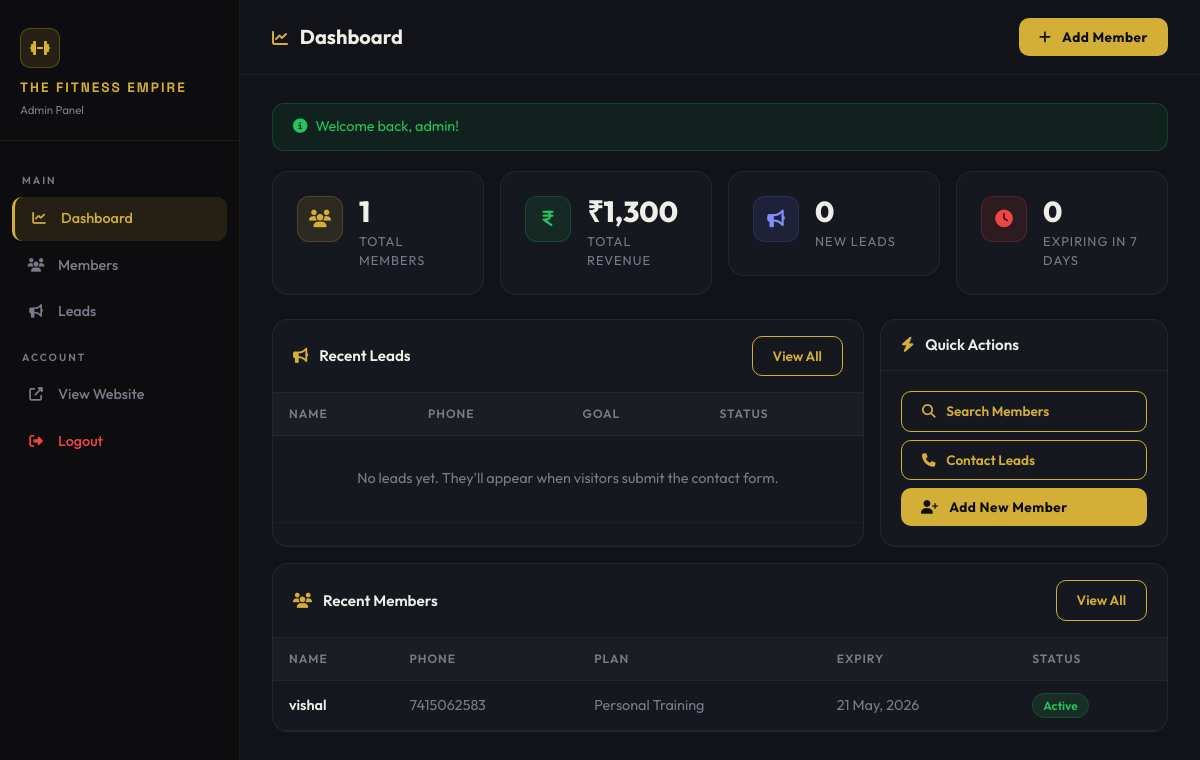
/admin/index.php (signed in), run on an earlier commit of the app's database.
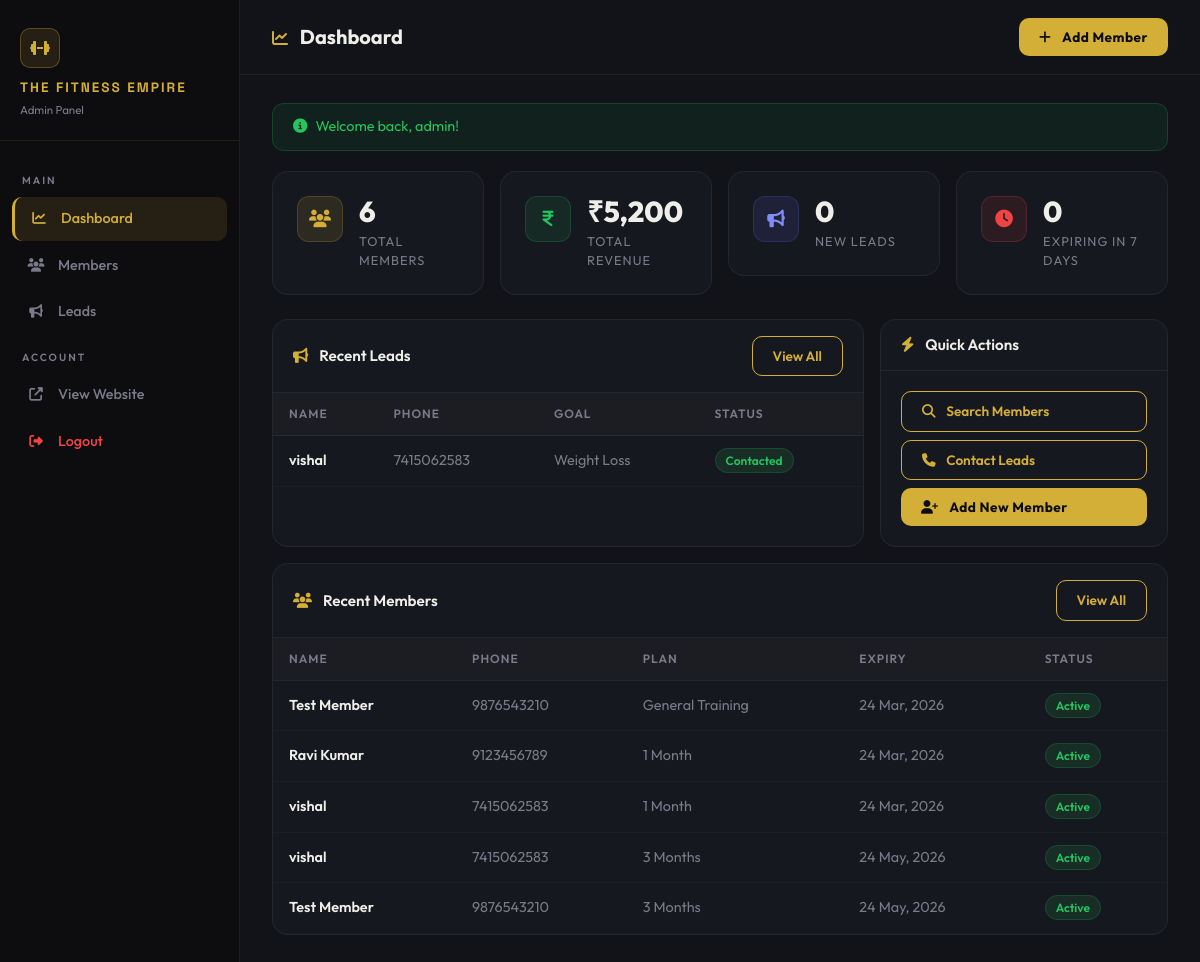
And on a later commit of the database.
### tables this page shows
CREATE TABLE members (
    id INTEGER PRIMARY KEY AUTOINCREMENT,
    name VARCHAR(100) NOT NULL,
    phone VARCHAR(20) NOT NULL,
    plan_type VARCHAR(50) NOT NULL,
    start_date DATE NOT NULL,
    duration_months INT NOT NULL,
    expiry_date DATE NOT NULL,
    fee REAL NOT NULL,
    diet_plan_sent INTEGER DEFAULT 0,
    created_at DATETIME DEFAULT CURRENT_TIMESTAMP
, email TEXT DEFAULT '', source TEXT DEFAULT 'Admin', utr TEXT DEFAULT '', payment_status TEXT DEFAULT 'Verified');

CREATE TABLE leads (
    id INTEGER PRIMARY KEY AUTOINCREMENT,
    name VARCHAR(100) NOT NULL,
    phone VARCHAR(20) NOT NULL,
    goal CLOB,
    status VARCHAR(20) DEFAULT 'New',
    created_at DATETIME DEFAULT CURRENT_TIMESTAMP
);

### config.php (called while the page is built, shortened)
<?php
function get_flash() {
    if (isset($_SESSION['flash'])) {
        $flash = $_SESSION['flash'];
        return $flash;
    }
    return null;
}
?>

### admin/index.php (the view, shortened to what this page needs)
<?php
require_once __DIR__ . '/admin_layout.php';
$member_count   = $pdo->query("SELECT COUNT(*) FROM members")->fetchColumn();
$lead_count     = $pdo->query("SELECT COUNT(*) FROM leads WHERE status = 'New'")->fetchColumn();
$total_revenue  = $pdo->query("SELECT SUM(fee) FROM members")->fetchColumn() ?: 0;
$expiring_soon  = $pdo->query("SELECT COUNT(*) FROM members WHERE expiry_date <= date('now', '+7 days') AND expiry_date >= date('now')")->fetchColumn();
$recent_leads = $pdo->query("SELECT * FROM leads ORDER BY created_at DESC LIMIT 5")->fetchAll();
$recent_members = $pdo->query("SELECT * FROM members ORDER BY created_at DESC LIMIT 5")->fetchAll();
adminHead("Dashboard");
adminSidebar("dashboard", (int)$lead_count);
?>
<div class="admin-topbar">
    <h1><i class="fas fa-chart-line me-2" style="color:var(--gold);font-size:1rem;"></i> Dashboard</h1>
    <a href="members.php?action=add" class="btn-gold btn"><i class="fas fa-plus me-2"></i> Add Member</a>
</div>
<div class="admin-content">
    <?php renderFlash(); ?>
    <div class="row g-3 mb-4">
        <div class="col-6 col-lg-3">
            <div class="stat-card">
                <div class="stat-icon gold"><i class="fas fa-users"></i></div>
                <div>
                    <div class="stat-value"><?php echo $member_count; ?></div>
                    <div class="stat-label">Total Members</div>
                </div>
            </div>
        </div>
        <div class="col-6 col-lg-3">
            <div class="stat-card">
                <div class="stat-icon green"><i class="fas fa-indian-rupee-sign"></i></div>
                <div>
                    <div class="stat-value">₹<?php echo number_format($total_revenue); ?></div>
                    <div class="stat-label">Total Revenue</div>
                </div>
            </div>
        </div>
        <div class="col-6 col-lg-3">
            <div class="stat-card">
                <div class="stat-icon blue"><i class="fas fa-bullhorn"></i></div>
                <div>
                    <div class="stat-value"><?php echo $lead_count; ?></div>
                    <div class="stat-label">New Leads</div>
                </div>
            </div>
        </div>
        <div class="col-6 col-lg-3">
            <div class="stat-card">
                <div class="stat-icon red"><i class="fas fa-clock"></i></div>
                <div>
                    <div class="stat-value"><?php echo $expiring_soon; ?></div>
                    <div class="stat-label">Expiring in 7 Days</div>
                </div>
            </div>
        </div>
    </div>
    <div class="row g-3">
        <div class="col-lg-8">
            <div class="a-card h-100">
                <div class="a-card-header">
                    <h5><i class="fas fa-bullhorn me-2" style="color:var(--gold);"></i> Recent Leads</h5>
                    <a href="leads.php" class="btn-outline-gold btn btn-sm">View All</a>
                </div>
                <div style="overflow-x:auto;">
                    <table class="a-table">
                        <thead>
                            <tr>
                                <th>Name</th>
                                <th>Phone</th>
                                <th>Goal</th>
                                <th>Status</th>
                            </tr>
                        </thead>
                        <tbody>
                        <?php if (empty($recent_leads)): ?>
                            <tr><td colspan="4" style="text-align:center;color:var(--text-muted);padding:32px;">No leads yet. They'll appear when visitors submit the contact form.</td></tr>
                        <?php else: ?>
                            <?php foreach ($recent_leads as $l): ?>
                            <tr>
                                <td class="fw-semibold"><?php echo htmlspecialchars($l['name']); ?></td>
                                <td style="color:var(--text-muted);"><?php echo htmlspecialchars($l['phone']); ?></td>
                                <td style="color:var(--text-muted);"><?php echo htmlspecialchars($l['goal']); ?></td>
                                <td>
                                    <?php if ($l['status'] === 'New'): ?>
                                        <span class="badge-danger">New</span>
                                    <?php else: ?>
                                        <span class="badge-success">Contacted</span>
                                    <?php endif; ?>
                                </td>
                            </tr>
                            <?php endforeach; ?>
                        <?php endif; ?>
                        </tbody>
                    </table>
                </div>
            </div>
        </div>
        <div class="col-lg-4">
            <div class="a-card h-100">
                <div class="a-card-header">
                    <h5><i class="fas fa-bolt me-2" style="color:var(--gold);"></i> Quick Actions</h5>
                </div>
                <div class="a-card-body d-grid gap-2">
                    <a href="members.php" class="btn-outline-gold btn text-start"><i class="fas fa-search me-2"></i> Search Members</a>
                    <a href="leads.php" class="btn-outline-gold btn text-start"><i class="fas fa-phone me-2"></i> Contact Leads</a>
                    <a href="members.php?action=add" class="btn-gold btn text-start"><i class="fas fa-user-plus me-2"></i> Add New Member</a>
                </div>
            </div>
        </div>
    </div>
    <div class="a-card mt-3">
        <div class="a-card-header">
            <h5><i class="fas fa-users me-2" style="color:var(--gold);"></i> Recent Members</h5>
            <a href="members.php" class="btn-outline-gold btn btn-sm">View All</a>
        </div>
        <div style="overflow-x:auto;">
            <table class="a-table">
                <thead>
                    <tr>
                        <th>Name</th>
                        <th>Phone</th>
                        <th>Plan</th>
                        <th>Expiry</th>
                        <th>Status</th>
                    </tr>
                </thead>
                <tbody>
                <?php if (empty($recent_members)): ?>
                    <tr><td colspan="5" style="text-align:center;color:var(--text-muted);padding:32px;">No members yet.</td></tr>
                <?php else: ?>
                    <?php foreach ($recent_members as $m):
                        $is_expired = strtotime($m['expiry_date']) < time();
                    ?>
                    <tr>
                        <td class="fw-semibold"><?php echo htmlspecialchars($m['name']); ?></td>
                        <td style="color:var(--text-muted);"><?php echo htmlspecialchars($m['phone']); ?></td>
                        <td style="color:var(--text-muted);"><?php echo htmlspecialchars($m['plan_type']); ?></td>
                        <td style="color:<?php echo $is_expired ? '#EF4444' : 'var(--text-muted)'; ?>;">
                            <?php echo date('d M, Y', strtotime($m['expiry_date'])); ?>
                        </td>
                        <td>
                            <?php echo $is_expired
                                ? '<span class="badge-danger">Expired</span>'
                                : '<span class="badge-success">Active</span>'; ?>
                        </td>
                    </tr>
                    <?php endforeach; ?>
                <?php endif; ?>
                </tbody>
            </table>
        </div>
    </div>
</div>
<?php adminEnd(); ?>

### admin/admin_layout.php (shortened to what this page needs)
<?php
function adminHead(string $title): void { ?>
<!DOCTYPE html>
<html lang="en">
<head>
    <link href="https://cdn.jsdelivr.net/npm/bootstrap@5.3.0/dist/css/bootstrap.min.css" rel="stylesheet">
    <link rel="stylesheet" href="https://cdnjs.cloudflare.com/ajax/libs/font-awesome/6.4.0/css/all.min.css">
<?php }
function adminSidebar(string $active, int $leadCount = 0): void { ?>
</head>
<body>
<div class="admin-sidebar">
    <div class="sidebar-brand">
        <div class="brand-icon"><i class="fas fa-dumbbell"></i></div>
        <h5><?php echo GYM_NAME; ?></h5>
        <small>Admin Panel</small>
    </div>
    <nav class="sidebar-nav">
        <div class="nav-label">Main</div>
        <a href="index.php"   class="nav-link <?php echo $active==='dashboard' ? 'active':'' ?>"><i class="fas fa-chart-line"></i> Dashboard</a>
        <a href="members.php" class="nav-link <?php echo $active==='members'   ? 'active':'' ?>"><i class="fas fa-users"></i> Members</a>
        <a href="leads.php"   class="nav-link <?php echo $active==='leads'     ? 'active':'' ?>">
            <i class="fas fa-bullhorn"></i> Leads
        </a>
        <div class="nav-label">Account</div>
        <a href="../index.php" class="nav-link" target="_blank"><i class="fas fa-external-link-alt"></i> View Website</a>
        <a href="logout.php"   class="nav-link text-danger"><i class="fas fa-sign-out-alt"></i> Logout</a>
    </nav>
</div>
<div class="admin-main">
<?php }
function adminEnd(): void { ?>
</div>
</body>
</html>
<?php }
function renderFlash(): void {
    if ($flash = get_flash()) {
        $map = ['success'=>'flash-success','danger'=>'flash-danger','warning'=>'flash-warning'];
        $cls = $map[$flash['type']] ?? 'flash-success';
        echo "<div class=\"flash-alert {$cls}\"><i class=\"fas fa-info-circle me-2\"></i>{$flash['message']}</div>";
    }
}
?>

What changed in the data, as far as the page shows it:
no longer on this page (row edited): members: name "vishal", phone "7415062583", plan_type "Personal Training", expiry_date "21 May, 2026", shows "Active"
added leads: name "vishal", phone "7415062583", goal "Weight Loss", status "Contacted"
added members: name "Test Member", phone "9876543210", plan_type "General Training", expiry_date "24 Mar, 2026", shows "Active"
added members: name "Ravi Kumar", phone "9123456789", plan_type "1 Month", expiry_date "24 Mar, 2026", shows "Active"
added members: name "vishal", phone "7415062583", plan_type "1 Month", expiry_date "24 Mar, 2026", shows "Active"
added members: name "vishal", phone "7415062583", plan_type "3 Months", expiry_date "24 May, 2026", shows "Active"
added members: name "Test Member", phone "9876543210", plan_type "3 Months", expiry_date "24 May, 2026", shows "Active"
Also different on the page:
$member_count: "1" → "6"
$total_revenue: "1,300" → "5,200"
text no longer shown: "No leads yet. They'll appear when visitors submit the contact form."
